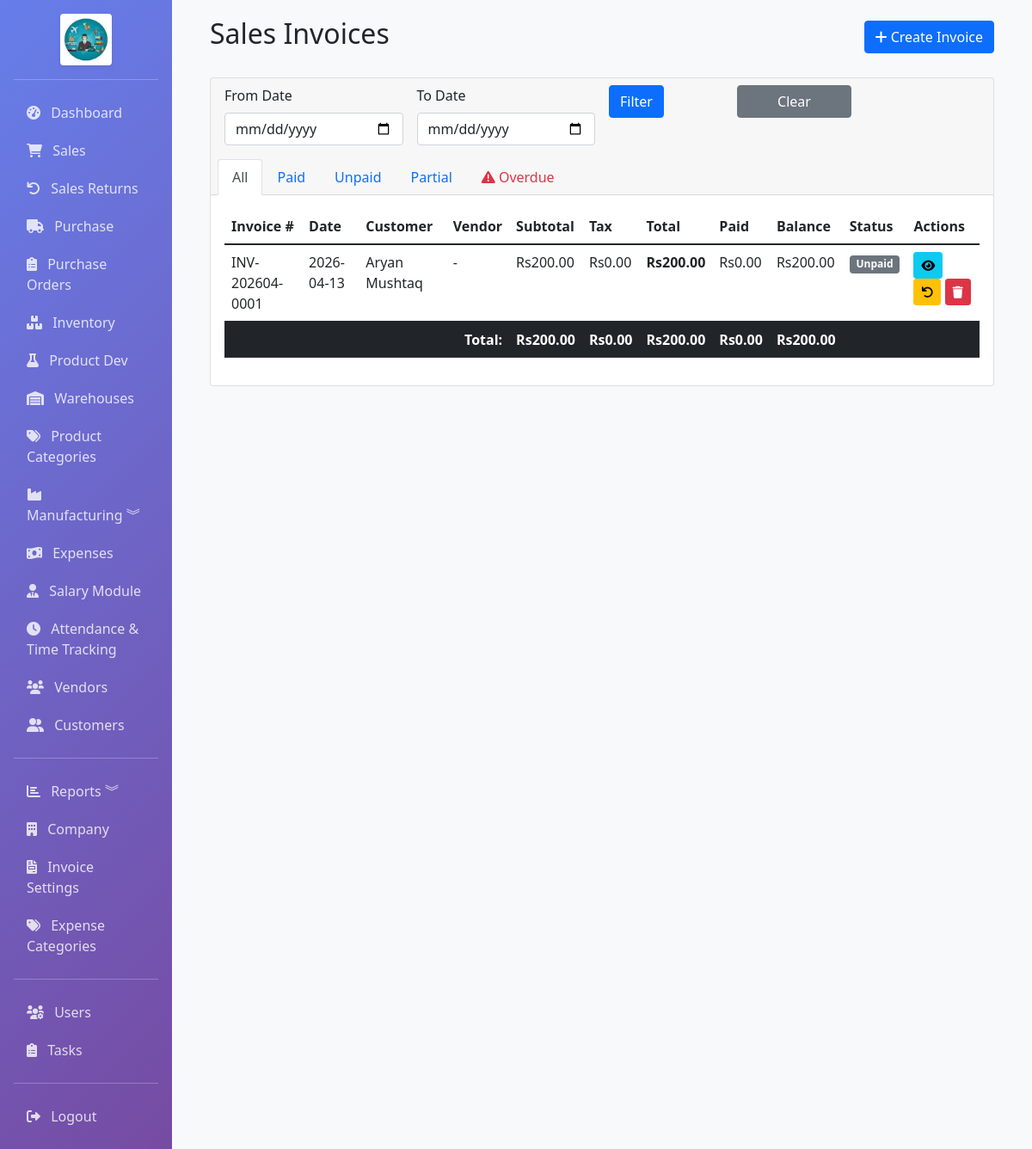
Before: /sales/invoices (signed in) with the older database file.
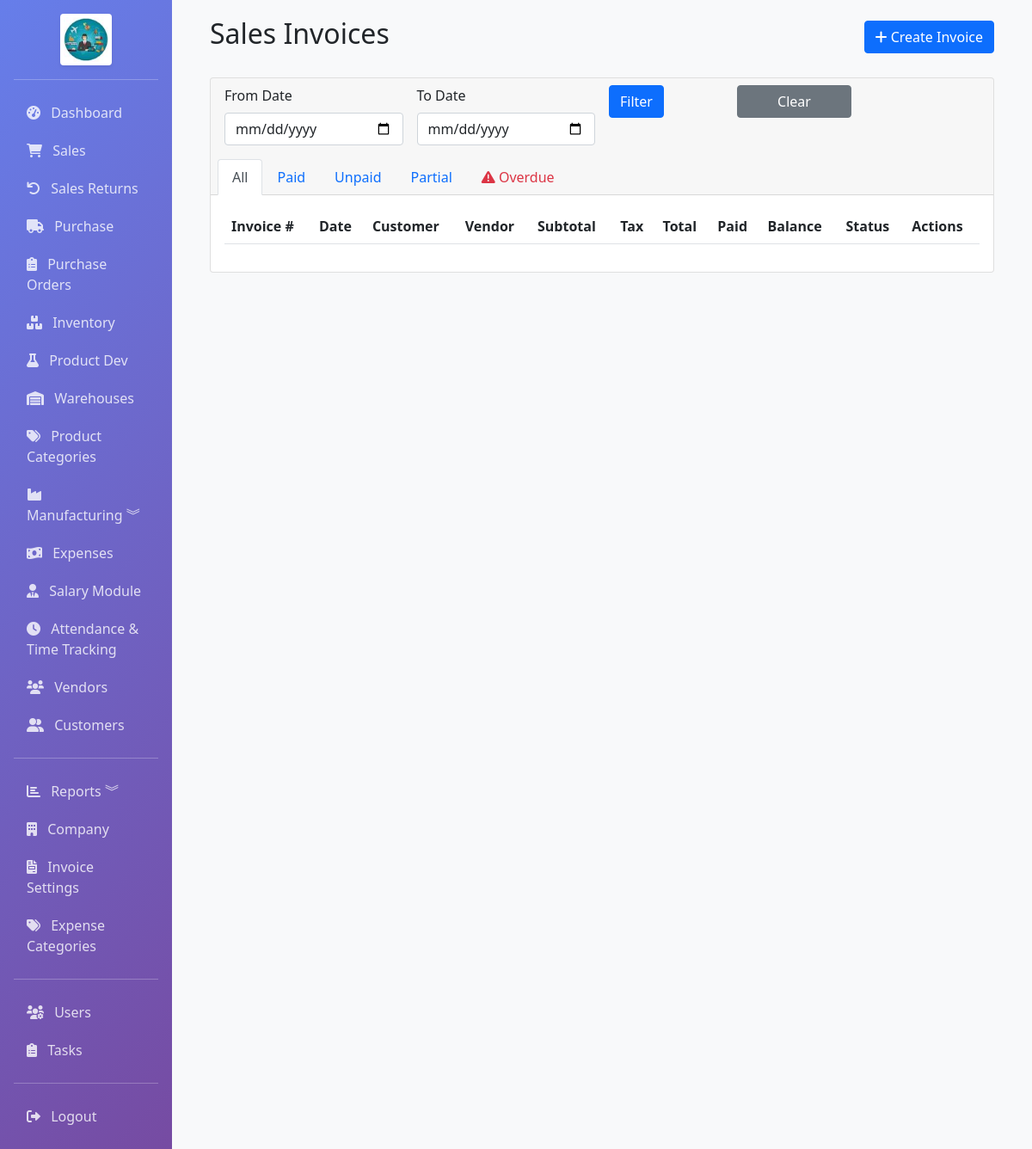
After: the same page with the newer database file.
### app/models.py (models this page shows, shortened)
class Sale(db.Model):
    __tablename__ = 'sales'
    id = db.Column(db.Integer, primary_key=True)
    invoice_number = db.Column(db.String(50), unique=True, nullable=False, index=True)
    customer_id = db.Column(db.Integer, db.ForeignKey('customers.id'), index=True)
    date = db.Column(db.DateTime, default=datetime.utcnow, index=True)
    due_date = db.Column(db.DateTime)
    currency_id = db.Column(db.Integer, db.ForeignKey('currencies.id'), nullable=True)
    exchange_rate = db.Column(db.Float, default=1)
    subtotal = db.Column(db.Float, default=0)
    tax_rate = db.Column(db.Float, default=0)  # Tax percentage
    tax = db.Column(db.Float, default=0)
    discount_type = db.Column(db.String(10), default='fixed')  # fixed or percentage
    discount = db.Column(db.Float, default=0)
    delivery_charge = db.Column(db.Float, default=0)  # Delivery cost
    advance_applied = db.Column(db.Float, default=0)  # Advance amount applied to this invoice
    total = db.Column(db.Float, default=0)
    status = db.Column(Enum('paid', 'unpaid', 'partial', name='payment_status'), default='unpaid', index=True)
    paid_amount = db.Column(db.Float, default=0)
    vendor_id = db.Column(db.Integer, db.ForeignKey('vendors.id'), index=True, nullable=True)
    vendor = db.relationship('Vendor', backref='sales', lazy=True)
    notes = db.Column(db.Text)
    terms = db.Column(db.Text)
    created_by = db.Column(db.Integer, db.ForeignKey('users.id'))
    created_at = db.Column(db.DateTime, default=datetime.utcnow)
    updated_at = db.Column(db.DateTime, default=datetime.utcnow, onupdate=datetime.utcnow)
    items = db.relationship('SaleItem', backref='sale', lazy=True, cascade='all, delete-orphan')
    currency = db.relationship('Currency', backref='sales', lazy=True)
    @property
    def balance_due(self):
        return self.total - self.paid_amount
    @property
    def is_overdue(self):
        if self.status != 'paid' and self.due_date:
            return datetime.utcnow().date() > self.due_date.date()
        return False

class Customer(db.Model):
    __tablename__ = 'customers'
    id = db.Column(db.Integer, primary_key=True)
    name = db.Column(db.String(100), nullable=False, index=True)
    email = db.Column(db.String(120), index=True)
    phone = db.Column(db.String(20))
    address = db.Column(db.Text)
    gst_number = db.Column(db.String(20), index=True)
    pan_number = db.Column(db.String(20))
    contact_person = db.Column(db.String(100))
    payment_terms = db.Column(db.Integer, default=30)  # Days
    credit_limit = db.Column(db.Float, default=0)
    opening_balance = db.Column(db.Float, default=0)
    is_active = db.Column(db.Boolean, default=True)
    created_at = db.Column(db.DateTime, default=datetime.utcnow)
    updated_at = db.Column(db.DateTime, default=datetime.utcnow, onupdate=datetime.utcnow)
    sales = db.relationship('Sale', backref='customer', lazy=True, cascade='all, delete-orphan')
    advances = db.relationship('CustomerAdvance', backref='customer', lazy=True, cascade='all, delete-orphan')

### app/routes/sales.py (the view, shortened to what this page needs)
@bp.route('/invoices')
@login_required
def invoices():
    status = request.args.get('status', 'all')
    from_date = request.args.get('from_date')
    to_date = request.args.get('to_date')
    query = Sale.query
    if status == 'overdue':
        query = query.filter(
            Sale.status != 'paid',
            Sale.due_date < datetime.utcnow()
        )
    elif status != 'all':
        query = query.filter(Sale.status == status)
    if from_date:
        try:
            from_date_obj = datetime.strptime(from_date, '%Y-%m-%d')
            query = query.filter(Sale.date >= from_date_obj)
        except ValueError:
            pass  # Invalid date format, ignore filter
    sales = query.order_by(Sale.date.desc()).all()
    total_subtotal = sum(sale.subtotal for sale in sales)
    total_tax = sum(sale.tax for sale in sales)
    total_amount = sum(sale.total for sale in sales)
    total_paid = sum(sale.paid_amount for sale in sales)
    total_balance = sum(sale.balance_due for sale in sales)
    return render_template('sales/invoices.html',
                         sales=sales,
                         current_status=status,
                         from_date=from_date,
                         to_date=to_date,
                         total_subtotal=total_subtotal,
                         total_tax=total_tax,
                         total_amount=total_amount,
                         total_paid=total_paid,
                         total_balance=total_balance)

### app/templates/sales/invoices.html (shortened to what this page needs)
{% extends "base.html" %}
{% block content %}
<div class="container-fluid">
    <div class="d-flex justify-content-between align-items-center mb-4">
        <h2>Sales Invoices</h2>
        <a href="{{ url_for('sales.create_invoice') }}" class="btn btn-primary">
            <i class="fas fa-plus"></i> Create Invoice
        </a>
    </div>
    <div class="card">
        <div class="card-header">
            <form method="GET" class="row g-3 mb-3">
                <div class="col-md-3">
                    <label for="from_date" class="form-label">From Date</label>
                    <input type="date" class="form-control" id="from_date" name="from_date"
                           value="{{ from_date }}">
                </div>
                <div class="col-md-3">
                    <label for="to_date" class="form-label">To Date</label>
                    <input type="date" class="form-control" id="to_date" name="to_date"
                           value="{{ to_date }}">
                </div>
                <div class="col-md-2">
                    <button type="submit" class="btn btn-primary d-block">Filter</button>
                </div>
                <div class="col-md-2">
                    <a href="{{ url_for('sales.invoices') }}" class="btn btn-secondary d-block">Clear</a>
                </div>
            </form>
            <ul class="nav nav-tabs card-header-tabs">
                <li class="nav-item">
                    <a class="nav-link {% if current_status == 'all' %}active{% endif %}"
                       href="{{ url_for('sales.invoices', status='all', from_date=from_date, to_date=to_date) }}">
                        All
                    </a>
                </li>
                <li class="nav-item">
                    <a class="nav-link {% if current_status == 'paid' %}active{% endif %}"
                       href="{{ url_for('sales.invoices', status='paid', from_date=from_date, to_date=to_date) }}">
                        Paid
                    </a>
                </li>
                <li class="nav-item">
                    <a class="nav-link {% if current_status == 'unpaid' %}active{% endif %}"
                       href="{{ url_for('sales.invoices', status='unpaid', from_date=from_date, to_date=to_date) }}">
                        Unpaid
                    </a>
                </li>
                <li class="nav-item">
                    <a class="nav-link {% if current_status == 'partial' %}active{% endif %}"
                       href="{{ url_for('sales.invoices', status='partial', from_date=from_date, to_date=to_date) }}">
                        Partial
                    </a>
                </li>
                <li class="nav-item">
                    <a class="nav-link text-danger {% if current_status == 'overdue' %}active{% endif %}"
                       href="{{ url_for('sales.invoices', status='overdue', from_date=from_date, to_date=to_date) }}">
                        <i class="fas fa-exclamation-triangle"></i> Overdue
                    </a>
                </li>
            </ul>
        </div>
        <div class="card-body">
            <div class="table-responsive">
                <table class="table table-hover">
                    <thead>
                        <tr>
                            <th>Invoice #</th>
                            <th>Date</th>
                            <th>Customer</th>
                            <th>Vendor</th>
                            <th>Subtotal</th>
                            <th>Tax</th>
                            <th>Total</th>
                            <th>Paid</th>
                            <th>Balance</th>
                            <th>Status</th>
                            <th>Actions</th>
                        </tr>
                    </thead>
                    <tbody>
                        {% for sale in sales %}
                        <tr>
                            <td>{{ sale.invoice_number }}</td>
                            <td>{{ sale.date.strftime('%Y-%m-%d') }}</td>
                            <td>{{ sale.customer.name if sale.customer else 'Walk-in Customer' }}</td>
                            <td>{{ sale.vendor.name if sale.vendor else '-' }}</td>
                            <td>Rs{{ "%.2f"|format(sale.subtotal) }}</td>
                            <td>Rs{{ "%.2f"|format(sale.tax) }}</td>
                            <td><strong>Rs{{ "%.2f"|format(sale.total) }}</strong></td>
                            <td>Rs{{ "%.2f"|format(sale.paid_amount) }}</td>
                            <td>Rs{{ "%.2f"|format(sale.total - sale.paid_amount) }}</td>
                            <td>
                                {% if sale.is_overdue %}
                                <span class="badge bg-danger">Overdue</span>
                                {% elif sale.status == 'paid' %}
                                <span class="badge bg-success">Paid</span>
                                {% elif sale.status == 'partial' %}
                                <span class="badge bg-warning">Partial</span>
                                {% else %}
                                <span class="badge bg-secondary">Unpaid</span>
                                {% endif %}
                            </td>
                            <td>
                                <a href="{{ url_for('sales.invoice_detail', id=sale.id) }}"
                                   class="btn btn-sm btn-info">
                                    <i class="fas fa-eye"></i>
                                </a>
                                <a href="{{ url_for('returns.create_return', sale_id=sale.id) }}"
                                   class="btn btn-sm btn-warning" title="Create Return">
                                    <i class="fas fa-undo"></i>
                                </a>
                                <form method="POST" action="{{ url_for('sales.delete_invoice', id=sale.id) }}" style="display:inline;" onsubmit="return confirm('Delete this invoice?');">
                                    <button class="btn btn-sm btn-danger" type="submit">
                                        <i class="fas fa-trash"></i>
                                    </button>
                                </form>
                            </td>
                        </tr>
                        {% endfor %}
                    </tbody>
                    {% if sales %}
                    <tfoot>
                        <tr class="table-dark">
                            <th colspan="4" class="text-end">Total:</th>
                            <th>Rs{{ "%.2f"|format(total_subtotal) }}</th>
                            <th>Rs{{ "%.2f"|format(total_tax) }}</th>
                            <th><strong>Rs{{ "%.2f"|format(total_amount) }}</strong></th>
                            <th>Rs{{ "%.2f"|format(total_paid) }}</th>
                            <th>Rs{{ "%.2f"|format(total_balance) }}</th>
                            <th colspan="2"></th>
                        </tr>
                    </tfoot>
                    {% endif %}
                </table>
            </div>
        </div>
    </div>
</div>
{% endblock %}

Changed rows visible on the page:
removed Sale: invoice_number "INV-202604-0001", date "2026-04-13", customer "Aryan Mushtaq", vendor "-", subtotal "200.00", tax "0.00", total "200.00", paid_amount "0.00", sale.total-sale.paid_amount "200.00", status "Unpaid"
Other visible differences:
{{ "%.2f"|format(total_subtotal) }}: "200.00" → (not shown)
{{ "%.2f"|format(total_tax) }}: "0.00" → (not shown)
{{ "%.2f"|format(total_amount) }}: "200.00" → (not shown)
{{ "%.2f"|format(total_paid) }}: "0.00" → (not shown)
{{ "%.2f"|format(total_balance) }}: "200.00" → (not shown)
text no longer shown: "Total: Rs Rs Rs Rs Rs"
